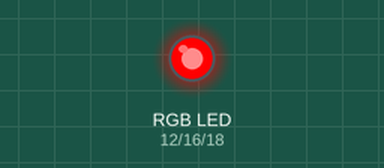
This program was run on a simulated Raspberry Pi (header pin numbers). Parts: an RGB LED mixed from three pins (HIGH = lit). Dim RGB values are drawn brighter than linear.

Above: at 0.1 s.
At 2.1 s:
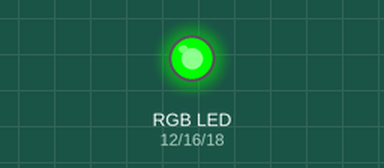
At 4.1 s:
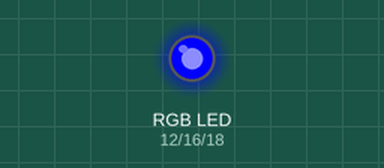
At 9.95 s:
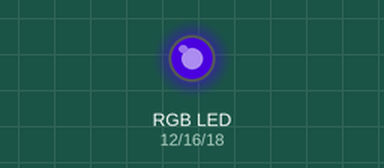
At 15.85 s:
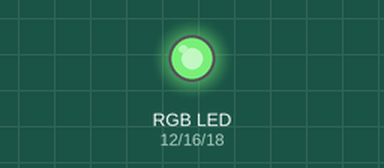
At 27.7 s:
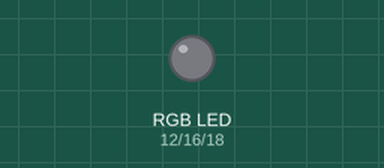
Timing chart, 0 to 29.2 s (numbered marks = the images above):
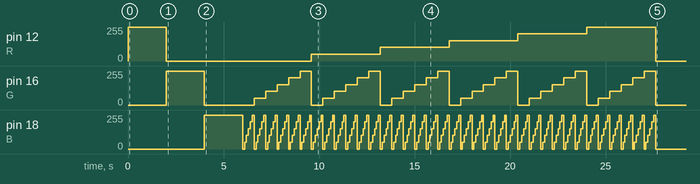

The program:

3colorled.py
```python
#coding: utf-8

#import GPIO, time , sys
import RPi.GPIO as GPIO
import time
import sys

#set pin with Board Mode
R,G,B = 12,16,18
GPIO.setmode(GPIO.BOARD)
#GPIO.setwarnings(False)

#initial pin in/out
GPIO.setup(R, GPIO.OUT)
GPIO.setup(G, GPIO.OUT)
GPIO.setup(B, GPIO.OUT)

#set PWM to tuning
pR = GPIO.PWM(R, 60)
pG = GPIO.PWM(G, 60)
pB = GPIO.PWM(B, 60)


#start radio
pR.start(0)
pG.start(0)
pB.start(0)

#Red is On during 2 sec.
pR.ChangeDutyCycle(100)
pG.ChangeDutyCycle(0)
pB.ChangeDutyCycle(0)
time.sleep(2)

# 替换为绿灯亮2秒
pR.ChangeDutyCycle(0)
pG.ChangeDutyCycle(100)
pB.ChangeDutyCycle(0)
time.sleep(2)

# 替换为靛色灯亮2秒
pR.ChangeDutyCycle(0)
pG.ChangeDutyCycle(0)
pB.ChangeDutyCycle(100)
time.sleep(2)

# 定义要闪烁的时间 这里定义为10秒
endtime = 216
currenttime = 0

# 开始进行炫彩闪烁
while True:
    try:
        # 通过占空比控制红色的占比
        for r in range(0, 101, 20):
            pR.ChangeDutyCycle(r)
            # 通过占空比控制绿色的占比
            for g in range(0, 101, 20):
                pG.ChangeDutyCycle(g)
            # 空通过占空比控制蓝色的占比
                for b in range(0, 101, 20):
                    pB.ChangeDutyCycle(b)
                    time.sleep(0.1)
                    currenttime += 1

                    # 结束程序
                    if (currenttime > endtime):
                        pR.stop()
                        pG.stop()
                        pB.stop()
    except KeyboardInterrupt:
        break
GPIO.cleanup()
sys.exit(0)
```

Measured:
- by itself, pin 12 (R): ramps from 0/255 to 255/255 and jumps back, once every 25.6 s
- by itself, pin 16 (G): repeats every 3.6 s: 51/255 0.60 s, 102/255 0.60 s, 153/255 0.60 s, 204/255 0.60 s, 255/255 0.60 s, 0/255 0.60 s, until it stays 0/255 from 27.6 s
- by itself, pin 18 (B): repeats every 0.60 s: 51/255 0.10 s, 102/255 0.10 s, 153/255 0.10 s, 204/255 0.10 s, 255/255 0.10 s, 0/255 0.10 s, until it stays 0/255 from 27.6 s
